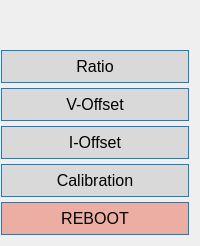
    <widget class="QFrame" name="verticalFrame">
     <property name="minimumSize">
      <size>
       <width>150</width>
       <height>0</height>
      </size>
     </property>
     <layout class="QVBoxLayout" name="verticalLayout">
      <property name="spacing">
       <number>5</number>
      </property>
      <property name="leftMargin">
       <number>1</number>
      </property>
      <property name="topMargin">
       <number>50</number>
      </property>
      <item>
       <widget class="QPushButton" name="ration_btn">
        <property name="sizePolicy">
         <sizepolicy hsizetype="Minimum" vsizetype="Preferred">
          <horstretch>0</horstretch>
          <verstretch>0</verstretch>
         </sizepolicy>
        </property>
        <property name="maximumSize">
         <size>
          <width>16777215</width>
          <height>70</height>
         </size>
        </property>
        <property name="focusPolicy">
         <enum>Qt::TabFocus</enum>
        </property>
        <property name="styleSheet">
         <string notr="true">QPushButton {
    background-color: #D9D9D9;   /* Grey */
    color: black;               /* White text */
    border: 1px solid #147FCC;               /* No border line */
    border-radius: 30px;        /* Rounded corners */
      padding: 6px 20px;        /* Spacing inside */
    font-size: 16px;            /* Font size */
}

QPushButton:hover {
    background-color: #1565C0;  /* Darker blue on hover */
}

QPushButton:pressed {
    background-color: #0D47A1;    
    color: white;  
}

QPushButton:focus {
    outline: none;                 /* Remove dotted border */
    background-color: #074475;     /* Brighter blue highlight */
    color: white;
    border: 2px solid black;       /* White glow/border */
}</string>
        </property>
        <property name="text">
         <string>Ratio</string>
        </property>
       </widget>
      </item>
      <item>
       <widget class="QPushButton" name="v_off_btn">
        <property name="sizePolicy">
         <sizepolicy hsizetype="Minimum" vsizetype="Preferred">
          <horstretch>0</horstretch>
          <verstretch>0</verstretch>
         </sizepolicy>
        </property>
        <property name="maximumSize">
         <size>
          <width>16777215</width>
          <height>70</height>
         </size>
        </property>
        <property name="focusPolicy">
         <enum>Qt::TabFocus</enum>
        </property>
        <property name="styleSheet">
         <string notr="true">QPushButton {
    background-color: #D9D9D9;   /* Grey */
    color: black;               /* White text */
    border: 1px solid #147FCC;               /* No border line */
    border-radius: 30px;        /* Rounded corners */
    padding: 6px 20px;          /* Spacing inside */
    font-size: 16px;            /* Font size */
}

QPushButton:hover {
    background-color: #1565C0;  /* Darker blue on hover */
}

QPushButton:pressed {
    background-color: #0D47A1;  /* Darkest blue when pressed */
	color: white;
}
QPushButton:focus {
    outline: none;                 /* Remove dotted border */
    background-color: #074475;     /* Brighter blue highlight */
	color: white;
    border: 2px solid black;       /* White glow/border */
}</string>
        </property>
        <property name="text">
         <string>V-Offset</string>
        </property>
       </widget>
      </item>
      <item>
       <widget class="QPushButton" name="i_off_btn">
        <property name="sizePolicy">
         <sizepolicy hsizetype="Minimum" vsizetype="Preferred">
          <horstretch>0</horstretch>
          <verstretch>0</verstretch>
         </sizepolicy>
        </property>
        <property name="maximumSize">
         <size>
          <width>16777215</width>
          <height>70</height>
         </size>
        </property>
        <property name="focusPolicy">
         <enum>Qt::TabFocus</enum>
        </property>
        <property name="styleSheet">
         <string notr="true">QPushButton {
    background-color: #D9D9D9;   /* Grey */
    color: black;               /* White text */
    border: 1px solid #147FCC;               /* No border line */
    border-radius: 30px;        /* Rounded corners */
    padding: 6px 20px;          /* Spacing inside */
    font-size: 16px;            /* Font size */
}

QPushButton:hover {
    background-color: #1565C0;  /* Darker blue on hover */
}

QPushButton:pressed {
    background-color: #0D47A1;  /* Darkest blue when pressed */
	color: white;
}
QPushButton:focus {
    outline: none;                 /* Remove dotted border */
    background-color: #074475;     /* Brighter blue highlight */
	color: white;
    border: 2px solid black;       /* White glow/border */
}</string>
        </property>
        <property name="text">
         <string>I-Offset</string>
        </property>
       </widget>
      </item>
      <item>
       <widget class="QPushButton" name="cal_btn">
        <property name="sizePolicy">
         <sizepolicy hsizetype="Minimum" vsizetype="Preferred">
          <horstretch>0</horstretch>
          <verstretch>0</verstretch>
         </sizepolicy>
        </property>
        <property name="maximumSize">
         <size>
          <width>16777215</width>
          <height>70</height>
         </size>
        </property>
        <property name="focusPolicy">
         <enum>Qt::TabFocus</enum>
        </property>
        <property name="styleSheet">
         <string notr="true">QPushButton {
    background-color: #D9D9D9;   /* Grey */
    color: black;               /* White text */
    border: 1px solid #147FCC;               /* No border line */
    border-radius: 30px;        /* Rounded corners */
    padding: 6px 20px;          /* Spacing inside */
    font-size: 16px;            /* Font size */
}

QPushButton:hover {
    background-color: #1565C0;  /* Darker blue on hover */
}

QPushButton:pressed {
    background-color: #0D47A1;  /* Darkest blue when pressed */
	color: white;
}
QPushButton:focus {
    outline: none;                 /* Remove dotted border */
    background-color: #074475;     /* Brighter blue highlight */
	color: white;
    border: 2px solid black;       /* White glow/border */
}</string>
        </property>
        <property name="text">
         <string>Calibration</string>
        </property>
       </widget>
      </item>
      <item>
       <widget class="QPushButton" name="reboot_btn">
        <property name="sizePolicy">
         <sizepolicy hsizetype="Minimum" vsizetype="Preferred">
          <horstretch>0</horstretch>
          <verstretch>0</verstretch>
         </sizepolicy>
        </property>
        <property name="maximumSize">
         <size>
          <width>16777215</width>
          <height>70</height>
         </size>
        </property>
        <property name="focusPolicy">
         <enum>Qt::TabFocus</enum>
        </property>
        <property name="styleSheet">
         <string notr="true">QPushButton {
    background-color: #59E43415;   /* Grey */
    color: black;               /* White text */
    border: 1px solid #147FCC;               /* No border line */
    border-radius: 30px;        /* Rounded corners */
    padding: 6px 20px;          /* Spacing inside */
    font-size: 16px;            /* Font size */
}

QPushButton:hover {
    background-color: #1565C0;  /* Darker blue on hover */
}

QPushButton:pressed {
    background-color: #0D47A1;  /* Darkest blue when pressed */
    color: white;
}
QPushButton:focus {
    outline: none;                 /* Remove dotted border */
    background-color: #074475;     /* Brighter blue highlight */
	color: white;
    border: 2px solid black;       /* White glow/border */
}</string>
        </property>
        <property name="text">
         <string>REBOOT</string>
        </property>
       </widget>
      </item>
     </layout>
    </widget>
